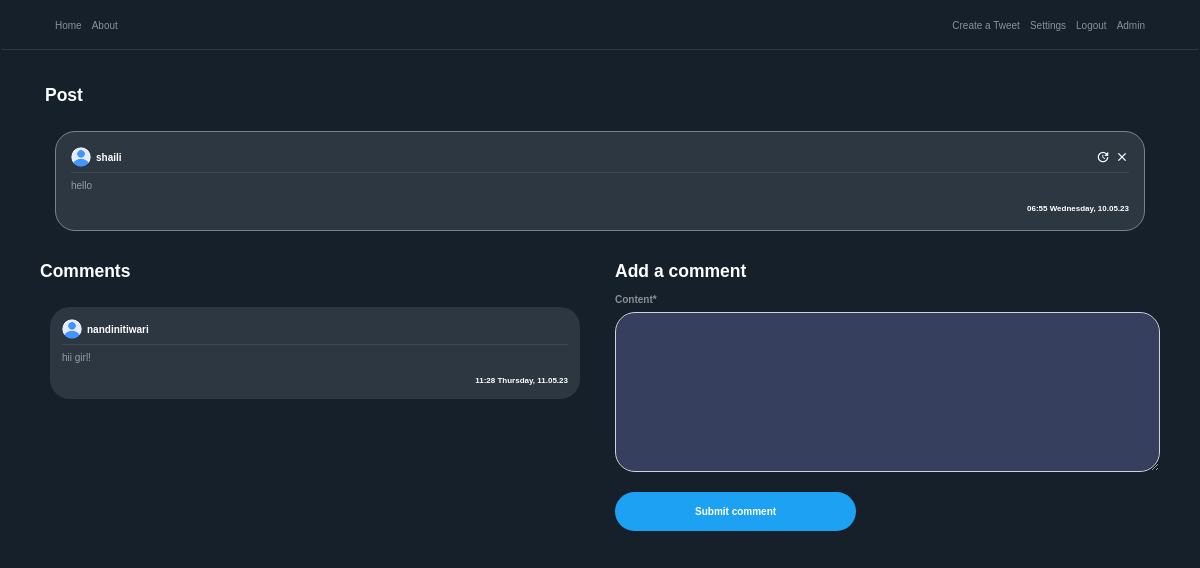
The app's page /post/5/ (signed in) with its own data.
### blog/models.py (models this page shows, shortened)
class Post(models.Model):
    content = models.TextField(max_length=1000)
    date_posted = models.DateTimeField(default=timezone.now)
    author = models.ForeignKey(User, on_delete=models.CASCADE)
    likes= models.IntegerField(default=0)
    dislikes= models.IntegerField(default=0)

class Comment(models.Model):
    content = models.TextField(max_length=150)
    date_posted = models.DateTimeField(default=timezone.now)
    author = models.ForeignKey(User, on_delete=models.CASCADE)
    post_connected = models.ForeignKey(Post, on_delete=models.CASCADE)

### users/models.py (models this page shows, shortened)
class Profile(models.Model):
    user = models.OneToOneField(User, on_delete=models.CASCADE)
    image = models.ImageField(default='profile_pics/default.png', upload_to='profile_pics')

### blog/views.py (the view)
# urls.py: path('post/<int:pk>/', PostDetailView.as_view(), name='post-detail'),
class PostDetailView(DetailView):
    model = Post
    template_name = 'blog/post_detail.html'
    context_object_name = 'post'
    def get_context_data(self, **kwargs):
        data = super().get_context_data(**kwargs)
        comments_connected = Comment.objects.filter(post_connected=self.get_object()).order_by('-date_posted')
        data['comments'] = comments_connected
        data['form'] = NewCommentForm(instance=self.request.user)
        return data
    def post(self, request, *args, **kwargs):
        new_comment = Comment(content=request.POST.get('content'),
                              author=self.request.user,
                              post_connected=self.get_object())
        new_comment.save()
        return self.get(self, request, *args, **kwargs)

### blog/forms.py
class NewCommentForm(forms.ModelForm):
    class Meta:
        model = Comment
        fields = ['content']

### blog/templates/blog/post_detail.html (shortened to what this page needs)
{% extends "blog/base.html" %}
{% load crispy_forms_tags %}
{% block content %}
<div class="container">
    <h3 class="white-important mb-3">
        Post
    </h3>
   <article class="media content-section">
        <div style="width: 100%; word-break: break-all;" class="hovered-tweet-comment">
            <div class="pb-2 row m-0 " style="width: 100%; margin-right: 0 !important;">
               <div
                       style="padding-left: 0px !important;"
                       class="col-8 no-padding d-flex align-items-center">
                   <img
                       class="rounded-circle mr-2"
                       style="width: 20px; height: 20px;"
                       src="{{ post.author.profile.image.url }}">
                   <a class="mr-2 white-important" href="{% url 'user-posts' post.author %}">
                       {{ post.author }}
                   </a>
               </div>
               <div class="col-4 d-flex flex-row-reverse no-padding align-items-center"
                    style="padding-right: 0 !important;">
                   {% if post.author == user %}
                        <a class="material-icons ml-2"
                           style="font-size: 14px"
                                href="{% url 'post-delete' post.id %}">clear</a>
                        <a class="material-icons ml-2"
                           style="font-size: 14px"
                                href="{% url 'post-update' post.id %}">update</a>
                    {%  endif %}
               </div>
           </div>
            <div
                    class="mb-2 "
                    style="width: 100%; height: 1px; background-color: rgba(255, 255, 255, 0.1)"></div>
            <a style="color: rgba(255, 255, 255, 0.5) !important;">
                <p>
                    {{ post.content }}
                </p>
                <small
                    class="white-important d-flex full-width flex-row-reverse">
                    {{ post.date_posted | date:"H:i l, d.m.y" }}
                </small>
            </a>
        </div>
   </article>
    <div class="row pl-3">
        <div class="col-12 col-md-6 pl-0">
         <h3 class="white-important mb-3">
             Comments
         </h3>
        {% for comment in comments %}
            <article class="media content-section">
                <div style="width: 100%; word-break: break-all;" class="hovered-tweet-comment-in">
                <div class="pb-2 row m-0" style="width: 100%; margin-right: 0 !important;">
                   <div
                           style="padding-left: 0px !important;"
                           class="col-8 no-padding d-flex align-items-center">
                       <img
                           class="rounded-circle mr-2"
                           style="width: 20px; height: 20px;"
                           src="{{ comment.author.profile.image.url }}">
                       <a class="mr-2 white-important" href="{% url 'user-posts' comment.author.username %}">
                           {{ comment.author }}
                       </a>
                   </div>
               </div>
                <div
                        class="mb-2"
                        style="width: 100%; height: 1px; background-color: rgba(255, 255, 255, 0.1)"></div>
                <a style="color: rgba(255, 255, 255, 0.5) !important;">
                    <p>
                        {{ comment.content }}
                    </p>
                    <small
                        class="white-important d-flex full-width flex-row-reverse">
                        {{ comment.date_posted | date:"H:i l, d.m.y" }}
                    </small>
                </a>
            </div>
            </article>
        {% endfor %}
        </div>
        {% if user is not None %}
            <div class="col-12 col-md-6 pl-0 pl-md-3 pr-3">
                <h3 class="white-important mb-3">
                    Add a comment
                </h3>
                <form method="POST">
                    <fieldset class="form-group">
                        {{ form | crispy }}
                    </fieldset>
                    <div class="form-group">
                        <button class="btn btn-outline-primary" type="submit">Submit comment</button>
                    </div>
                </form>
            </div>
        {% endif %}
    </div>
  </div>
{% endblock content %}

### blog/static/blog/main.css (style rules this page uses)
:root { --muted-color: rgba(255, 255, 255, 0.5); }
body { background: #15202b; color: var(--muted-color); margin-top: 5rem; }
h1, h2, h3, h4, h5, h6 { color: var(--muted-color); }
.content-section { padding: 10px 10px; margin-bottom: 20px; }
.no-padding { padding: 0 !important; }
a { color: white; text-underline: none; text-decoration: none !important; }
article { border-radius: 4px; }
.white-important { color: white; font-weight: bold; }
.full-width { width: 100% }
.btn-outline-primary { border-color: white; color: white !important; padding: 12px 80px 12px 80px; font-weight: bold; background-color: #1da1f2; border:0; border-radius: 25px; }
.form-control { background-color: #36405e !important; color: var(--muted-color) !important; box-shadow: 0 0 0 0 !important; border-radius: 20px !important; }
.hovered-tweet-comment { background-color: #2d3741 !important; padding:15px; border-radius: 20px; border:1px solid grey; }
.hovered-tweet-comment-in { background-color: #2d3741 !important; padding:12px; border-radius: 20px; }

### blog/static/blog/style.css (style rules this page uses)
body { font-family: Arial, Helvetica, sans-serif; height: 100vh; margin: 0; padding: 0; }

### records on screen
Post: author.profile.image (picture), author "shaili", content "hello", date_posted "06:55 Wednesday, 10.05.23"
Comment: author.profile.image (picture), author "nandinitiwari", content "hii girl!", date_posted "11:28 Thursday, 11.05.23"
